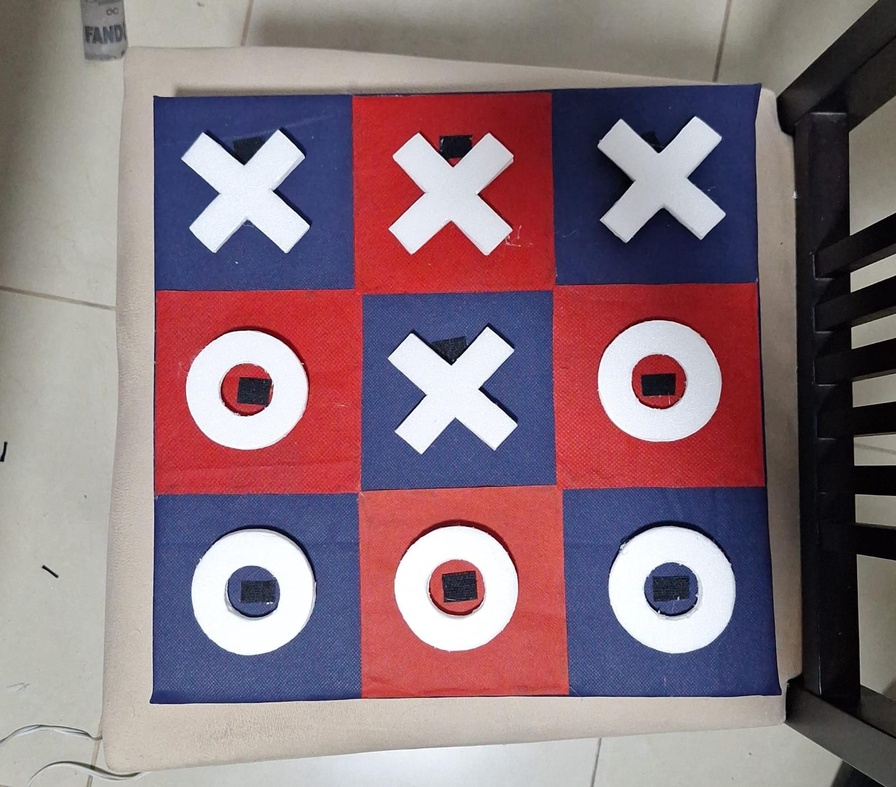
#> input picture src/model/interface/prueba.jpeg, 896 x 787 px, shrunk from 1600 x 1405 before the run, given in place of the camera
$ python tic_tac_toe.py
#> lines starting #> are read from the running program, lines starting #| are printed output that depends on the picture
### src/model/shape_detection.py
import cv2
import numpy as np

# Dividir el frame en 9 celdas (3x3)
def split_into_cells(frame):
    height, width = frame.shape[:2]
    cell_height = height // 3
    cell_width = width // 3

    cells = []  # Lista para almacenar las 9 celdas

    for i in range(3):
        row = []
        for j in range(3):
            # Extraer cada celda (subimagen)
            x1 = j * cell_width
            y1 = i * cell_height
            x2 = x1 + cell_width
            y2 = y1 + cell_height
            cell = frame[y1:y2, x1:x2]  # Extrae la subimagen de cada celda
            row.append(cell)  # Agrega la celda a la fila
        cells.append(row)  # Agrega la fila completa a la lista de celdas

    return cells  # Retorna las 9 celdas

# Detectar las formas "X", "O" o celda vacía
def detect_shape(cell):
    gray = cv2.cvtColor(cell, cv2.COLOR_BGR2GRAY)
    _, thresh = cv2.threshold(gray, 128, 255, cv2.THRESH_BINARY_INV)

    # Detectar contornos en la celda
    contours, _ = cv2.findContours(thresh, cv2.RETR_TREE, cv2.CHAIN_APPROX_SIMPLE)

    for contour in contours:
        approx = cv2.approxPolyDP(contour, 0.02 * cv2.arcLength(contour, True), True)

        # Si tiene 12 vértices es una "X", si tiene más de 10 y es circular, es una "O"
        if len(approx) == 12:
            return "X"
        elif len(approx) > 10:
            return "O"

    return None  # Si no detecta nada

# Detectar el estado del tablero (X, O o vacío)
def detect_board_state(cells):
    board_state = np.full((3, 3), '')  # Inicializa una matriz 3x3 vacía

    for i in range(3):
        for j in range(3):
            cell = cells[i][j]

            # Detectar si la celda contiene una "X", "O", o está vacía
            shape = detect_shape(cell)

            if shape == "X":
                board_state[i][j] = "X"
            elif shape == "O":
                board_state[i][j] = "O"
            else:
                board_state[i][j] = ""  # Celda vacía

    return board_state  # Retorna la matriz 3x3 con el estado del tablero

### src/model/tic_tac_toe.py
import cv2
from shape_detection import split_into_cells, detect_board_state

# Configuración de la cámara y captura de frames
def capture_frame():
    cap = cv2.VideoCapture(0)  # Usar la cámara por defecto
    if not cap.isOpened():
        print("Error: No se puede abrir la cámara")
        return None

    ret, frame = cap.read()
    cap.release()

    if not ret:
        print("Error: No se pudo capturar el frame")
        return None

    return frame

# Función principal para capturar y detectar el estado del tablero
def capture_and_detect():
    while True:
        frame = capture_frame()
#> in capture_frame, frame is the input picture: shape (787, 896, 3); mean B, G, R 125.3, 116.8, 139.2
        if frame is None:
            break

        # Dividir el frame en celdas (3x3)
        cells = split_into_cells(frame)
#> after the loop in split_into_cells, `for i in range(3):`: cells = 3 items
#> cells = 3 items

        # Detectar el estado del tablero
        board_state = detect_board_state(cells)
#> after the loop in detect_board_state, `for i in range(3):`:
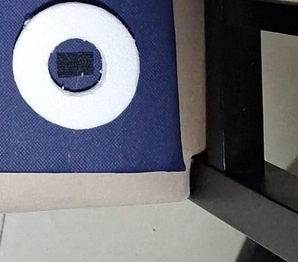
#> cell: shape (262, 298, 3); mean of channels 0, 1, 2 121.7, 112.3, 111.1; drawn as B, G, R

        # Mostrar el estado del tablero en la consola
        for i in range(3):
            print(board_state[i])
#> this loop made 3 passes
#| ['O' 'X' 'O']
#| ['' 'X' 'O']
#| ['' 'O' '']

        # Mostrar el frame con las celdas detectadas (opcional)
        cv2.imshow('Tic-Tac-Toe Detection', frame)

        # Salir si se presiona la tecla 'q'
        if cv2.waitKey(1) & 0xFF == ord('q'):
#> (key q is pressed here)
            break

    cv2.destroyAllWindows()

if __name__ == "__main__":
    capture_and_detect()
